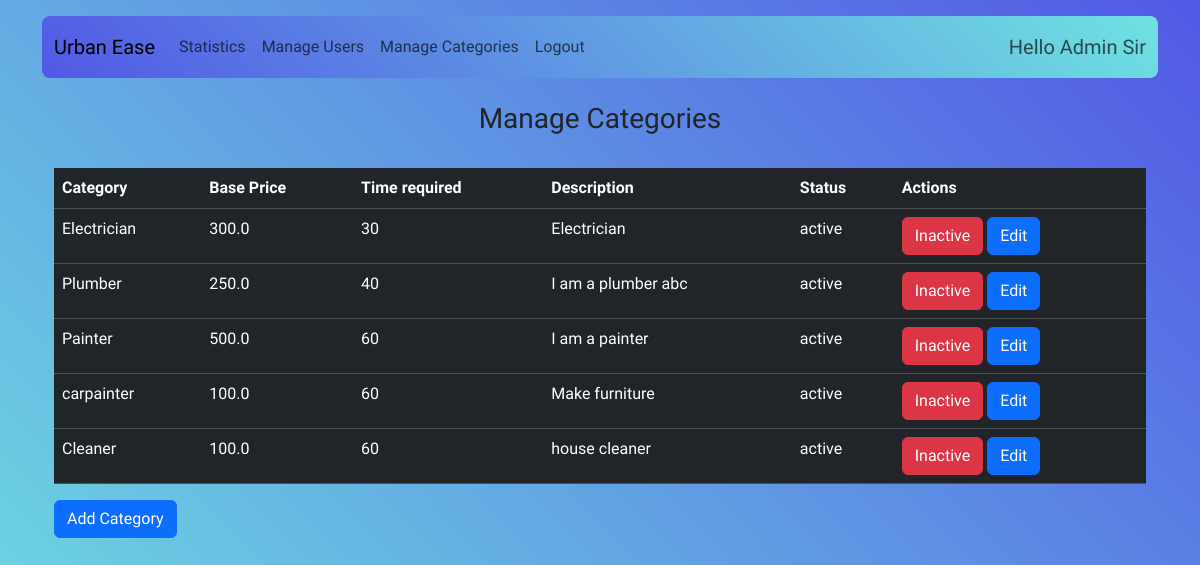
Before: /managecategories (signed in) with the older database file.
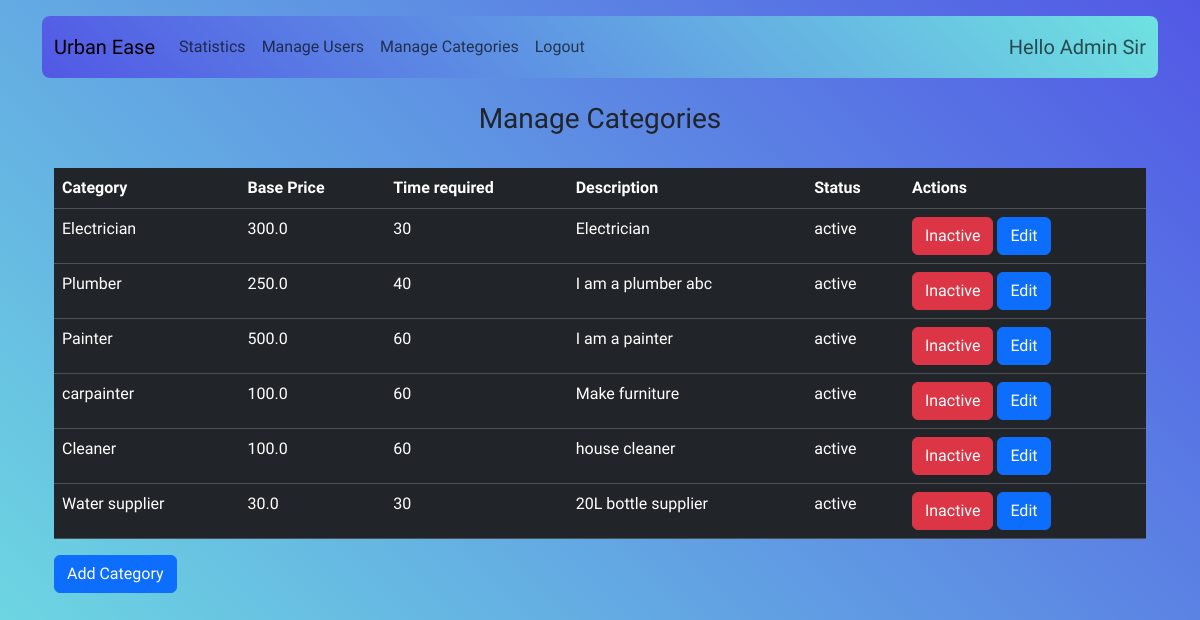
After: the same page with the newer database file.
### application/model.py (models this page shows)
class ServiceCategory(db.Model):
    id = db.Column(db.Integer, primary_key=True)
    name = db.Column(db.String(80), nullable=False)
    base_price = db.Column(db.Float, nullable=False)
    time_required = db.Column(db.Integer, nullable=False)
    description = db.Column(db.String(80), nullable=False)
    status = db.Column(db.String(80), nullable=False)

### application/routes.py (the view)
@app.route('/managecategories')
@login_required
def managecategories():
    service_categories = ServiceCategory.query.all()
    return render_template('admin_categories.html', service_categories=service_categories)

### application/model.py (called while the page is built)
    @property
    def is_active(self):
        if self.role == 'customer':
            return self.customer_det.status == 'active'
        elif self.role == 'service_professional':
            return self.service_professional_det.status == 'approved'
        elif self.role == 'admin':
            return True
        return False  # For any other role, return False or handle accordingly

### application/routes.py (called while the page is built)
@login_manager.user_loader
def load_user(user_id):
    return User.query.get(int(user_id))

### templates/admin_categories.html (shortened to what this page needs)
{% if session['role']=='admin' %}
{% extends 'base.html' %}
{% block content %}
<div class="container-fluid">
<h1 class="h3 text-center">Manage Categories</h1>
<div class="table-responsive" style="max-height: 500px; overflow-y: auto;">
  <table class="table table-dark table-hover mt-4">
    <thead>
      <tr>
        <th scope="col">Category</th>
        <th scope="col">Base Price</th>
        <th scope="col">Time required</th>
        <th scope="col">Description</th>
        <th scope="col">Status</th>
        <th scope="col">Actions</th>
      </tr>
    </thead>
    <tbody>
      {% for category in service_categories %}
      <tr>
        <td scope="row">{{ category.name }}</td>
        <td scope="row">{{ category.base_price }}</td>
        <td scope="row">{{ category.time_required }}</td>
        <td scope="row">{{ category.description }}</td>
        <td scope="row">{{ category.status }}</td>
        <td scope="row">
          {% if category.status == 'active' %}
          <a href="{{ url_for('deletecategory', id=category.id) }}" class="btn btn-danger">Inactive</a>
          {% else %}
          <a href="{{ url_for('activecategory', id=category.id) }}" class="btn btn-success">Active</a>
          {% endif %}
          {% if category.status == 'active' %}
          <button type="button" class="btn btn-primary" data-bs-toggle="modal" data-bs-target="#editModal{{ category.id }}">
            Edit
          </button>
          {% endif %}
        </td>
      </tr>
      {% endfor %}
    </tbody>
  </table>
  <a href="{{ url_for('addcategory') }}" class="btn btn-primary">Add Category</a>
</div>
</div>
{% endblock %}
{% else %}
<h1>Access Denied</h1>
<p>You do not have permission to access this page</p>
<a href="{{ url_for('home') }}">Go back to home</a>
{% endif %}

Changed rows visible on the page:
added ServiceCategory: name "Water supplier", base_price "30.0", time_required "30", description "20L bottle supplier", status "active"
